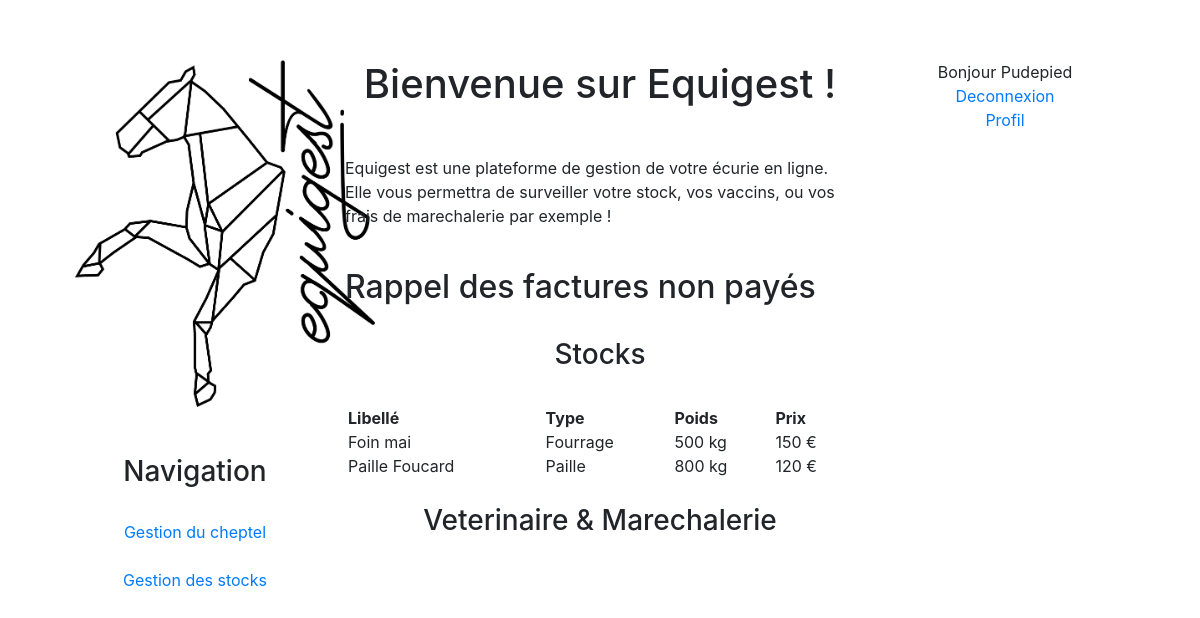
The app's page /index.php?action=acceuil (signed in) with its own data.
### tables this page shows
CREATE TABLE IF NOT EXISTS `stock` (
  `id` int(255) NOT NULL AUTO_INCREMENT,
  `libelle` varchar(255) NOT NULL,
  `type` varchar(255) NOT NULL,
  `prix` int(11) NOT NULL,
  `poids` int(11) NOT NULL,
  `paiement` varchar(255) NOT NULL,
  `date` varchar(255) NOT NULL,
  `idProprietaire` int(255) NOT NULL,
  PRIMARY KEY (`id`)
);

### vues/acceuil.php (the view, shortened to what this page needs)
<h1>Bienvenue sur Equigest !</h1><br>
</p>Equigest est une plateforme de gestion de votre écurie en ligne. Elle vous permettra de surveiller votre stock, vos vaccins, ou vos frais de marechalerie par exemple !</p><br>
<h2>Rappel des factures non payés</h2><br>
<h3>Stocks</h3><br>
    <?php
    $req = $pdo -> prepare("SELECT * FROM stock WHERE idProprietaire = ? AND paiement = ?");
    $req -> execute(array($_SESSION['id'],"A payer"));
    while($rowAll = $req -> fetchAll()){
        ?>
        <table class="liste" width="100%">
            <tr>
                <th>Libellé</th>
                <th>Type</th>
                <th>Poids</th>
                <th>Prix</th>
            </tr>
        <?php
        foreach($rowAll as $row){
        ?>
            <tr>
                <td><?php echo $row['libelle'] ?></td>
                <td><?php echo $row['type']; ?></td>
                <td><?php echo $row['poids']; ?> kg</td>
                <td><?php echo $row['prix']; ?> €</td>
        <?php
        }
        ?>
        </table><br>
<?php
    }
?>
<h3>Veterinaire & Marechalerie</h3>

### config/style.css (style rules this page uses)
body { padding: 5% }
h1 { text-align: center }
h3 { text-align: center }
.liste { padding: 1px 0px 1px 0px; border-collapse: separate; vertical-align: middle; }
.liste td { min-width: 25%; }

### records on screen
stock: libelle "Paille Foucard", type "Paille", poids "800", prix "120"
stock: libelle "Foin mai", type "Fourrage", poids "500", prix "150"

### other values on screen
$_SESSION['username'] "Pudepied"
